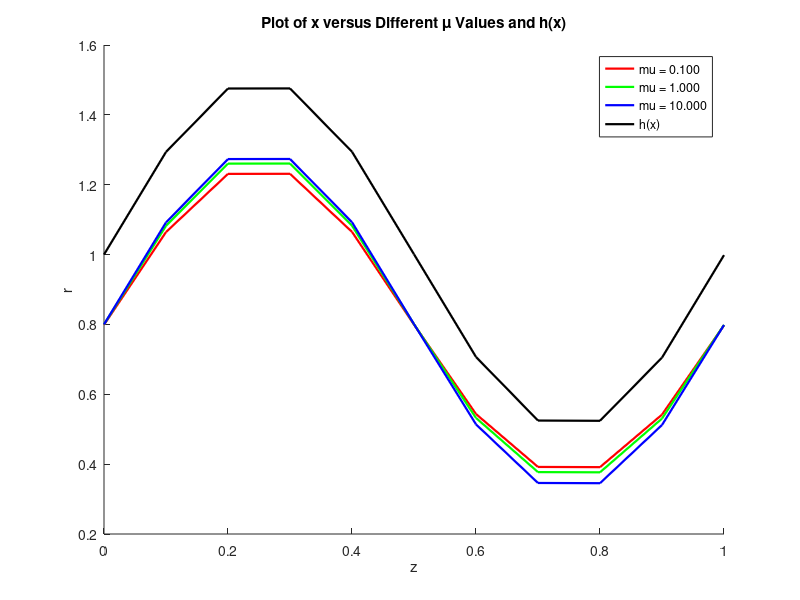

Recreate this plot in MATLAB.
clear all;

pi = 3.14; 
 G = 0.5; % Greshof number
  B = 0.01; % Heat Source Parameter

h = @(x) 1+0.5 * sin(2*pi*x);
%1 + 0.5 * sin(2 * pi * x);
       
q =-1.025;
q1 = @(mu, q) (-(0.8)^8 * (mu-1) * G*B/120*mu + (0.8)^6 * (mu-1) * G*B/20*mu - (0.8)^5 * (mu-5/4) * G*B/30*mu - (0.8)^4 * (mu-1) * (1+G*B/24*mu) + (0.8)^3 * (mu-3/2) * (q + 1+ G*B/30*mu) + (0.8) * (G*B/(120*mu) + 3*q/2 + 1/2))/((mu-1)*(0.8)^3 + 1);

x_values = linspace(0, 1, 11)


% Values of mu to consider
mu_values = [0.1, 1, 10];
colors = {'-r', '-g', '-b'};

figure(5);
hold on;

% Loop over different values of mu
for j = 1:length(mu_values)

    mu = mu_values(j);
    x_all = [];
    
    h_all = [];
    q1_value = q1(mu, q);
    for i = 1:length(x_values)
        x = x_values(i);
        h_value = h(x);
        q1_value = q1(mu, q);
        
        q2 = q - q1_value;

        A = @(mu) (mu - 1) * G*B/(120*mu);
        B1 = @(mu, h) -(mu - 1) * G*B*h^2/(20*mu);
        C = @(mu, h) (mu - 5/4) * G*B*h^3/(30*mu);
        D = @(mu, h) (mu -1) * (1 + G*B*h^4/(24*mu));
        E = @(mu, h, q1) - ((mu - 3/2) * (q + h + G*B*h^5/(30*mu)) - q1*(mu - 1));
        F = @(h) -((q + h) * 3*h^2/2 + G*B*h^7/120 - h^3);
        G1 = @(q1, h) q1*h^3;
        
        a = A(mu);
        b1 = B1(mu, h_value);
        c = C(mu, h_value);
        d = D(mu, h_value);
        e = E(mu, h_value, q1_value);
        f = F(h_value);
        g1 = G1(q1_value, h_value);

        % Calculate the roots
        roots_array = roots([a 0 b1 c d e 0 f g1]);
        
        % Filter only the real roots
        real_roots = roots_array(imag(roots_array) == 0 & real(roots_array) < h_value & real(roots_array) > 0);
        
disp(real_roots);

        % Store x values and corresponding real roots
        x_all = [x_all, repmat(x, 1, length(real_roots))];
         h_all = [h_all, real(real_roots)'];
    end
    
    % Plot the results
    plot(x_all, h_all, colors{j},'Linewidth',1.6, 'DisplayName', sprintf('mu = %1.3f', mu));
end

% Plot h(x) versus x
h_values = arrayfun(h, x_values);
plot(x_values, h_values,'-k', 'Linewidth',1.6, 'DisplayName', 'h(x)');

xlabel('z');
ylabel('r');
title('Plot of x versus Different \mu Values and h(x)');
legend show;
grid off;
hold off;


